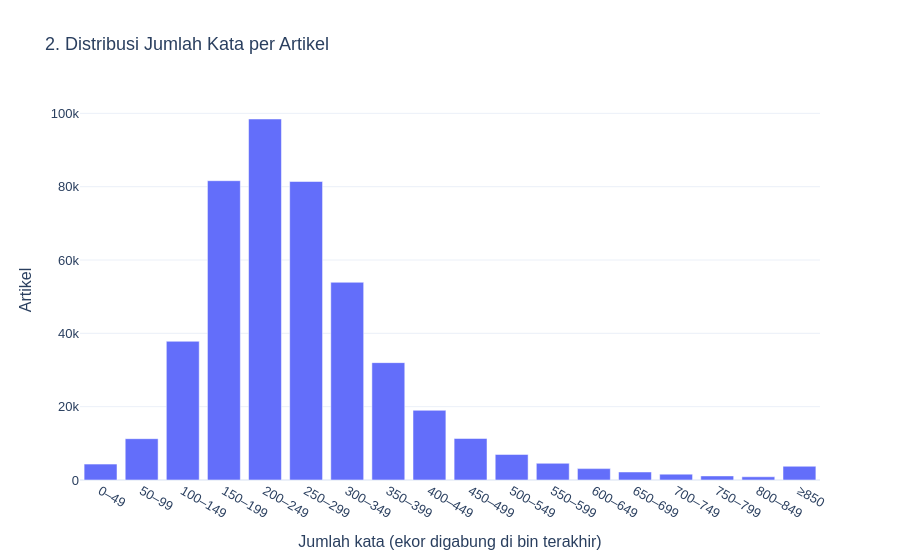

Source (notebook cell):
### Markdown cell above
### Visualisasi 2: Distribusi Variabel Utama dan Outlier

Histogram menggunakan bin 50 kata. Bin terakhir menggabungkan ekor di atas batas
pembulatan persentil 99; tidak ada artikel yang dibuang. Flag IQR berasal dari
artikel valid sebelum deduplikasi pada Milestone 2, dan tetap dipertahankan.

### Code cell
length = connection.execute("""
    SELECT AVG(word_count) AS mean_words, MEDIAN(word_count) AS median_words,
           QUANTILE_CONT(word_count, 0.99) AS p99,
           MIN(word_count) AS min_words, MAX(word_count) AS max_words,
           COUNT(*) FILTER (WHERE is_length_outlier) AS outliers
    FROM news
""").df().iloc[0]
tail_cutoff = max(100, int(math.ceil(float(length['p99']) / 50) * 50))
histogram = connection.execute("""
    SELECT LEAST(CAST(FLOOR(word_count / 50.0) * 50 AS INTEGER), ?) AS bin_start,
           COUNT(*) AS artikel
    FROM news GROUP BY bin_start ORDER BY bin_start
""", [tail_cutoff]).df()
histogram['rentang_kata'] = [
    f'{int(start)}–{int(start) + 49}' if start < tail_cutoff else f'≥{tail_cutoff}'
    for start in histogram['bin_start']
]
assert int(histogram['artikel'].sum()) == total
histogram.to_csv(PROJECT_ROOT / 'output/eda_length_histogram.csv', index=False)
fig2 = px.bar(histogram, x='rentang_kata', y='artikel',
              labels={'rentang_kata': 'Jumlah kata (ekor digabung di bin terakhir)', 'artikel': 'Artikel'},
              title='2. Distribusi Jumlah Kata per Artikel')
show_and_save(fig2, '02_article_length_distribution')

### Figure 1 — Plotly figure (JSON) as saved in the notebook; plotly's stock layout.template omitted (floating-point values rounded to 4 significant figures)
{"data": [{"hovertemplate": "Jumlah kata (ekor digabung di bin terakhir)=%{x}<br>Artikel=%{y}<extra></extra>", "legendgroup": "", "marker": {"color": "#636efa", "pattern": {"shape": ""}}, "name": "", "orientation": "v", "showlegend": false, "textposition": "auto", "type": "bar", "x": ["0–49", "50–99", "100–149", "150–199", "200–249", "250–299", "300–349", "350–399", "400–449", "450–499", "500–549", "550–599", "600–649", "650–699", "700–749", "750–799", "800–849", "≥850"], "xaxis": "x", "y": [4332, 11269, 37833, 81630, 98458, 81410, 53927, 32012, 19010, 11324, 6973, 4552, 3105, 2188, 1597, 1114, 878, 3748], "yaxis": "y"}], "layout": {"barmode": "relative", "font": {"family": "Arial", "size": 13}, "hovermode": "closest", "legend": {"tracegroupgap": 0}, "title": {"text": "2. Distribusi Jumlah Kata per Artikel"}, "xaxis": {"anchor": "y", "domain": [0, 1], "title": {"text": "Jumlah kata (ekor digabung di bin terakhir)"}}, "yaxis": {"anchor": "x", "domain": [0, 1], "title": {"text": "Artikel"}}}}
